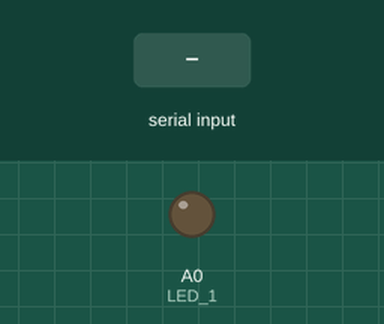
Simulated run of this sketch. Board: Arduino Uno, built with avr-gcc and run on an emulated ATmega328P. Parts: output pins drawn as LEDs (lit = HIGH). The inputs (shaded band) are chosen by the test bench. What the sketch prints to the serial monitor is not drawn.

Above: at 0.8 s.
0.9 s: "90,45\n" received over Serial
At 1.6 s:
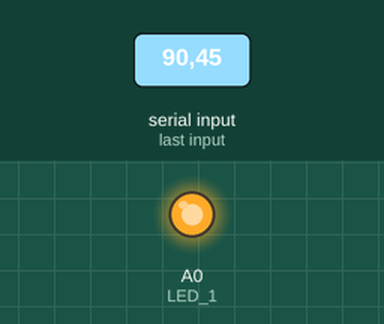
Timing chart, 0 to 9.9 s (numbered marks = the images above; inputs shaded):
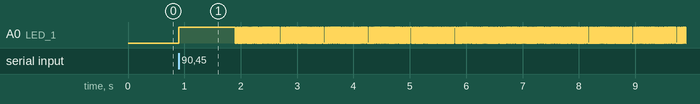

The sketch:

transmitter_2x1.ino
```cpp
#define LED_1 A0
#define LED_2 A1
#define PERIOD 30

char *a = "What did Svante Pääbo discover, for which he was awarded the Nobel prize in Physiology?\n";
//char *a = "10011";
int sl;
int tx, num_rep = 3;

void setup()
{
  Serial.begin(9600);
  Serial.println("Enter the number of transmitters (1 or 2)");
  while (Serial.available() == 0) {
  }
  tx = Serial.parseInt();

  pinMode(LED_1, OUTPUT);
  if(tx == 2)
    pinMode(LED_2, OUTPUT);
  sl = strlen(a);
  digitalWrite(LED_1, HIGH);
  if(tx == 2)
    digitalWrite(LED_2, HIGH);
  delay(1000);
}

void loop()
{
  int i, j, bin, nr;
  char ch;
  for(i = 0; i < sl; i++)
  {
    ch = a[i];
    digitalWrite(LED_1, LOW);
    if(tx == 2)
      digitalWrite(LED_2, LOW);
    delay(PERIOD);
    //begin byte
    for(j = 0; j < 8; j++)
    {
      for(nr = 0; nr < num_rep; nr++)
      {
        bin = ((ch << j) & 0x80) ? 1 : 0;
      Serial.print(bin);
      if(bin == 0)
      {
        digitalWrite(LED_1, 181);
        if(tx == 2)
          digitalWrite(LED_2, 181);
        delay(10);
        digitalWrite(LED_1, LOW);
        if(tx == 2)
          digitalWrite(LED_2, LOW);
        delay(20);
      }
      else
      {
        digitalWrite(LED_1, 181);
        if(tx == 2)
          digitalWrite(LED_2, 181);
        delay(20);
        digitalWrite(LED_1, LOW);
        if(tx == 2)
          digitalWrite(LED_2, LOW);
        delay(10);
      }
      }
    }
    //end of byte
    Serial.println();
    digitalWrite(LED_1, 181);
    if(tx == 2)
      digitalWrite(LED_2, 181);
    delay(PERIOD);
  }
  delay(1000);
}
```

Measured:
- after the input at 0.9 s, A0 (LED_1): LOW → HIGH at once, then repeats every 0.04 s: LOW 0.03 s, HIGH 0.01 s
